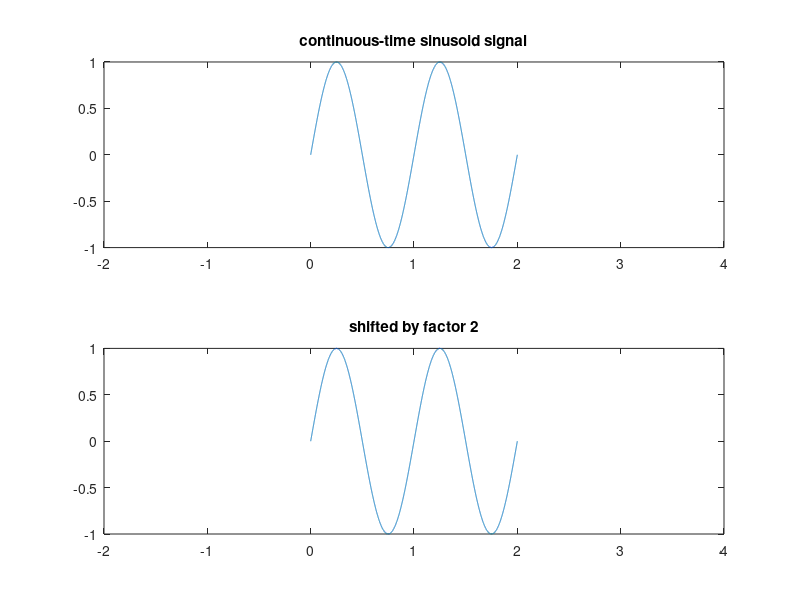

Write MATLAB code to recreate this figure.
clc
clear all
close all
t=0:0.0002:2;
subplot(2,1,1);
sign=sin(t*2*pi);
plot(t,sign);
title(' continuous-time sinusoid signal '); 
axis([-2 4 -1 1]);
subplot(2,1,2);
plot(t,sign);
title(' shifted by factor 2 '); 
axis([-2 4 -1 1]);